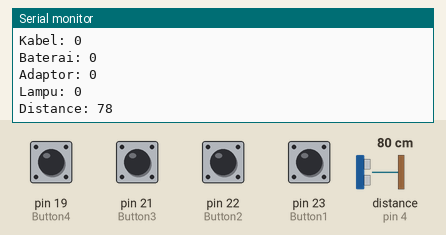
Bench run of a program on a simulated Arduino Mega 2560, built with avr-gcc and run on an emulated ATmega2560. On the bench: the last lines printed to the serial monitor. Wiring (inferred from the names in the program): ultrasonic range finder: trigger pin 2; echo pin 4. Inputs (shaded band) come from the test bench; at power-on: pin 19 (Button4), pin 21 (Button3), pin 22 (Button2), pin 23 (Button1) HIGH, distance to the obstacle (sensor on pin 4) 80 cm. The echo pulse lasts 58.3 µs per cm.

Above: at 1.3 s.
1.4 s: distance to the obstacle (sensor on pin 4) set to 2 cm
At 1.83 s:
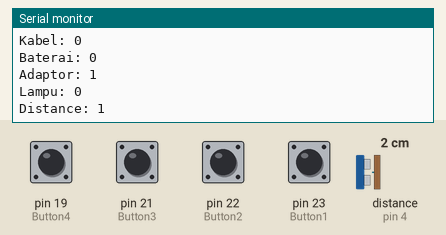
3.0 s: pin 22 (Button2) pulled LOW for 0.6 s
6.6 s: pin 23 (Button1) pulled LOW for 0.6 s
8.7 s: pin 22 (Button2) pulled LOW for 1 s
11.2 s: pin 23 (Button1) pulled LOW for 1 s
13.7 s: distance to the obstacle (sensor on pin 4) set to 4 cm
At 13.99 s:
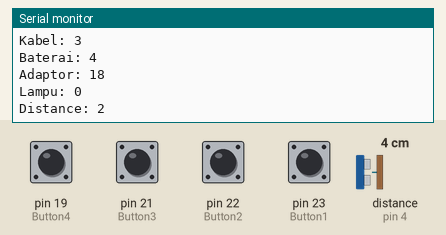
Timing chart, 0 to 16.2 s (numbered marks = the images above; inputs shaded):
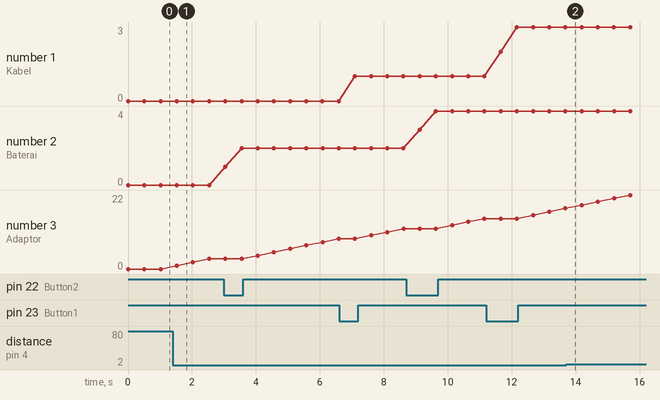

Measured:
- after the input at 1.4 s, the serial monitor: prints a new line after 0.12 s (image 1)
- plotted number 2: 2 → 4 after the input at 8.7 s

The program:

main.cpp
```cpp
#include <Arduino.h>

#define Button1 23
#define Button2 22
#define Button3 21
#define Button4 19
#define Trig 2
#define Echo 4

// Ultrasonic Sensor
long duration;
int distance;

// Button Status
byte button1Status;
byte button2Status;
byte button3Status;
byte button4Status;

// Detect Mechanism
int detectionThreshold = 20;
bool detected = false;
bool waitingForDetection = false;
unsigned long detectionStartTime = 0;        // Time when waiting for detection starts
const unsigned long detectionTimeout = 5000; // 5 seconds timeout
unsigned long detectionTime = 0;

// Items counter
int kabel = 0;
int baterai = 0;
int adaptor = 0;
int lampu = 0;

// To keep track of which button was pressed
int currentMaterial = -1;

void setup()
{
  Serial.begin(115200);
  // Button Pin Mode
  pinMode(Button1, INPUT_PULLUP);
  pinMode(Button2, INPUT_PULLUP);
  pinMode(Button3, INPUT_PULLUP);
  pinMode(Button4, INPUT_PULLUP);
  // Ultrasonic Trig and Echo
  pinMode(Trig, OUTPUT);
  pinMode(Echo, INPUT);
}

void declareButtons()
{
  button1Status = digitalRead(Button1); // LOW = Pressed
  button2Status = digitalRead(Button2); // LOW = Pressed
  button3Status = digitalRead(Button3); // HIGH = Pressed
  button4Status = digitalRead(Button4); // LOW = Pressed
}

void readDistance()
{
  digitalWrite(Trig, LOW);
  delayMicroseconds(2);
  digitalWrite(Trig, HIGH);
  delayMicroseconds(10);
  digitalWrite(Trig, LOW);
  duration = pulseIn(Echo, HIGH);
  distance = duration * 0.034 / 2;
}

void detectMechanism(int &materials)
{
  if (distance < detectionThreshold)
  {
    detected = true;
    detectionTime = millis();
    Serial.println("Detected");

    // Increment material count
    materials++;
    Serial.println("Item count incremented.");

    // Reset detection state
    waitingForDetection = false;
    detected = false;
    currentMaterial = -1; // Reset current material to prevent further increments
  }
}

void loop()
{
  declareButtons();
  readDistance();

  // If not currently waiting for detection, check for button presses
  if (!waitingForDetection)
  {
    if (button1Status == LOW)
    {
      Serial.println("Button1Pressed - Waiting for detection");
      waitingForDetection = true;
      currentMaterial = 1;           // Kabel
      detectionStartTime = millis(); // Start waiting for detection
    }
    else if (button2Status == LOW)
    {
      Serial.println("Button2Pressed - Waiting for detection");
      waitingForDetection = true;
      currentMaterial = 2;           // Baterai
      detectionStartTime = millis(); // Start waiting for detection
    }
    else if (button3Status == HIGH) // Assuming this is a normally closed button
    {
      Serial.println("Button3Pressed - Waiting for detection");
      waitingForDetection = true;
      currentMaterial = 3;           // Adaptor
      detectionStartTime = millis(); // Start waiting for detection
    }
    else if (button4Status == LOW)
    {
      Serial.println("Button4Pressed - Waiting for detection");
      waitingForDetection = true;
      currentMaterial = 4;           // Lampu
      detectionStartTime = millis(); // Start waiting for detection
    }
  }

  // If waiting for detection, check if the timeout has expired
  if (waitingForDetection)
  {
    // Check if timeout has passed
    if (millis() - detectionStartTime > detectionTimeout)
    {
      Serial.println("Detection timeout - Returning to normal state");
      waitingForDetection = false;
      currentMaterial = -1; // Reset current material
    }
    else
    {
      // If within timeout, check for detection
      switch (currentMaterial)
      {
      case 1:
        detectMechanism(kabel);
        break;
      case 2:
        detectMechanism(baterai);
        break;
      case 3:
        detectMechanism(adaptor);
        break;
      case 4:
        detectMechanism(lampu);
        break;
      }
    }
  }

  // Output current item counts and distance for debugging
  Serial.println("Kabel: " + String(kabel));
  Serial.println("Baterai: " + String(baterai));
  Serial.println("Adaptor: " + String(adaptor));
  Serial.println("Lampu: " + String(lampu));
  Serial.println("Distance: " + String(distance));

  delay(500);
}
```
